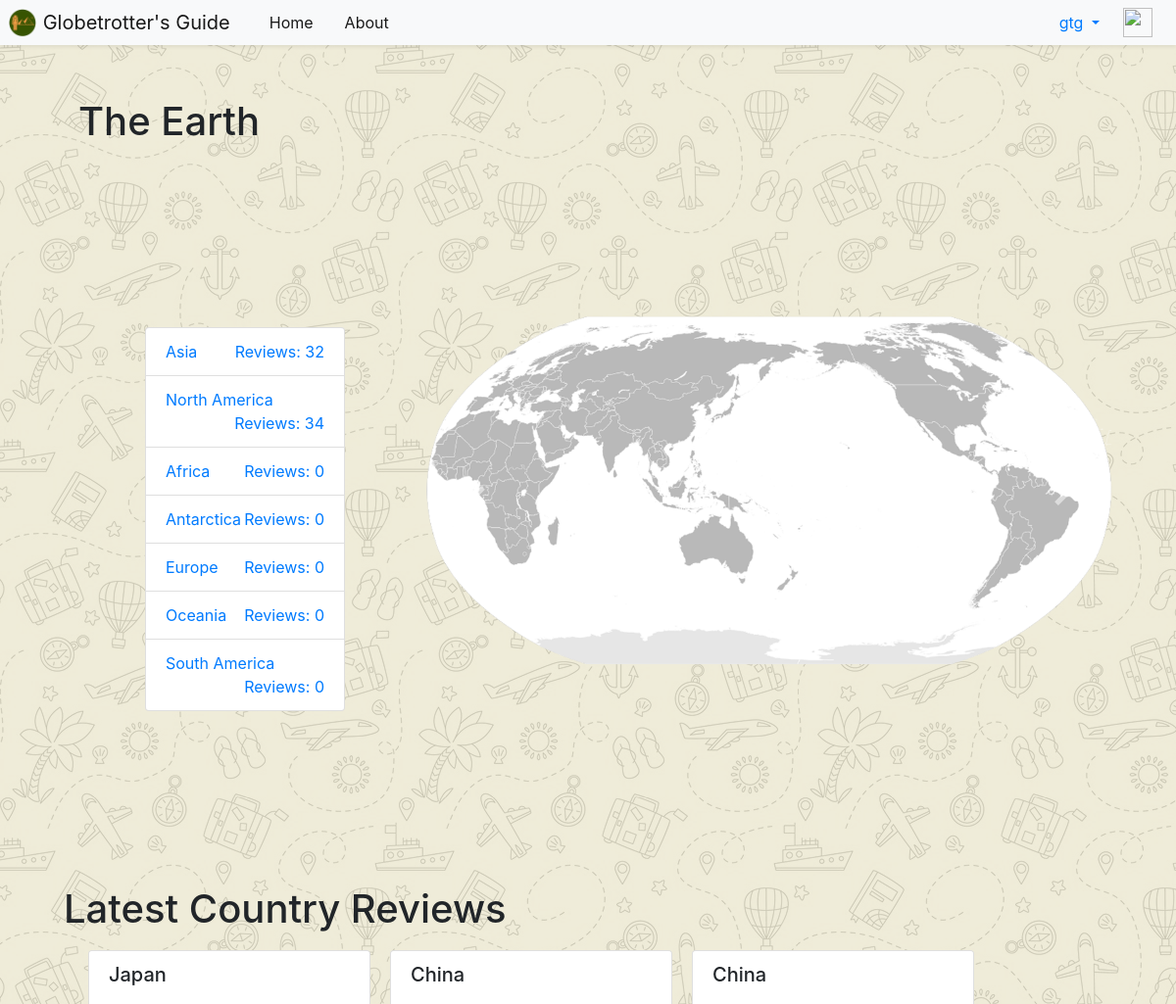
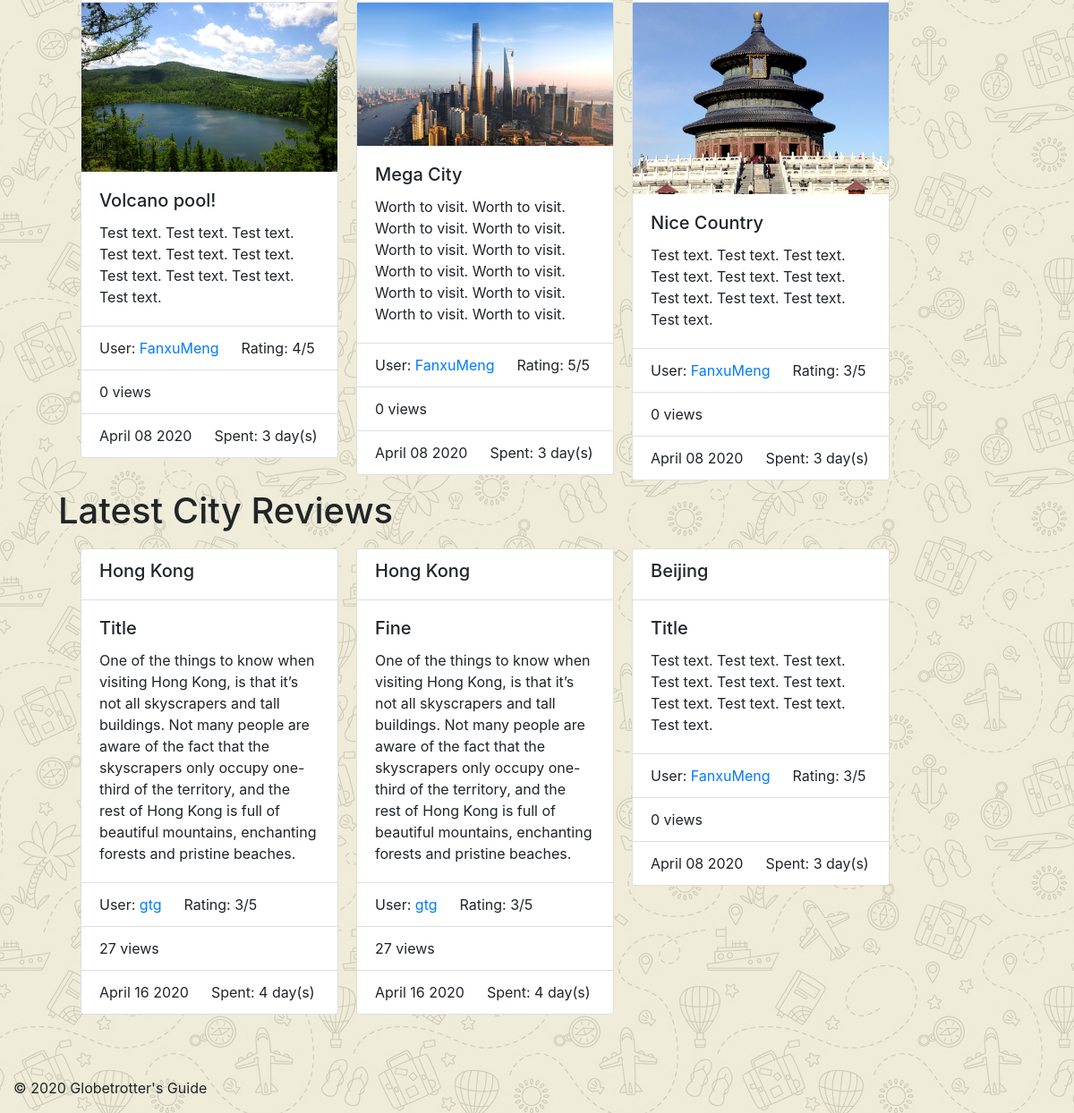
Page /GlobetrottersGuide/ (signed in) on the committed database (2 pictures, top to bottom).
### GlobetrottersGuide/models.py (models this page shows, shortened)
class Continent(models.Model):
    NAME_MAX_LENGTH = 128
    name = models.CharField(max_length=128, unique=True)
    likes = models.IntegerField(default=0)
    views = models.IntegerField(default=0)
    slug = models.SlugField(unique=True)
    reviewNum = 0

class countryReview(models.Model):
    TEXT_MAX_LENGTH = 2000
    RATING_CHOICES = (
        (1, '1'),
        (2, '2'),
        (3, '3'),
        (4, '4'),
        (5, '5'),
    )
    user = models.ForeignKey(User, on_delete=models.CASCADE)
    belong_country = models.ForeignKey(Country, on_delete=models.CASCADE)
    publish_date = models.DateTimeField('date published')
    views = models.IntegerField(default=0)
    likes = models.IntegerField(default=0)
    timeSpent = models.DurationField(blank=False)
    image = models.ImageField(upload_to='review_images', blank=True)
    title = models.CharField(max_length=128, default='Title')
    text = models.TextField(max_length=2000, blank=False)
    rating = models.IntegerField(choices=RATING_CHOICES)

class Country(models.Model):
    NAME_MAX_LENGTH = 128
    continent = models.ForeignKey(Continent, on_delete=models.CASCADE)
    name = models.CharField(max_length=128, unique=True)
    views = models.IntegerField(default=0)
    likes = models.IntegerField(default=0)
    flag = models.ImageField(upload_to='flags',blank=True)
    slug = models.SlugField(unique=True)
    reviewNum = 0
    def getContinentSlug(self):
        return self.continent.slug
    class Meta:
        verbose_name_plural = 'Countries'

class cityReview(models.Model):
    TEXT_MAX_LENGTH = 2000
    RATING_CHOICES = (
        (1, '1'),
        (2, '2'),
        (3, '3'),
        (4, '4'),
        (5, '5'),
    )
    user = models.ForeignKey(User, on_delete=models.CASCADE)
    belong_city = models.ForeignKey(City, on_delete=models.CASCADE)
    publish_date = models.DateTimeField('date published')
    views = models.IntegerField(default=0)
    likes = models.IntegerField(default=0)
    timeSpent = models.DurationField(blank=False)
    image = models.ImageField(upload_to='review_images', blank=True)
    title = models.CharField(max_length=128, default='Title')
    text = models.TextField(max_length=2000, blank=False)
    rating = models.IntegerField(choices=RATING_CHOICES)

class City(models.Model):
    NAME_MAX_LENGTH = 128
    country = models.ForeignKey(Country, on_delete=models.CASCADE)
    name = models.CharField(max_length=128, unique=True)
    views = models.IntegerField(default=0)
    likes = models.IntegerField(default=0)
    slug = models.SlugField(unique=True)
    reviewNum = 0
    def getCountry(self):
        return self.country
    class Meta:
        verbose_name_plural = 'Cities'

### GlobetrottersGuide/views.py (the view)
# urls.py: path('',views.home, name='HomePage'),
def home(request):
    context_dict = {}
    try:
        continent_list = Continent.objects.order_by('-likes')
        country_review_list = countryReview.objects.order_by('-publish_date')[:3]
        city_review_list = cityReview.objects.order_by('-publish_date')[:3]
        context_dict['continents'] = continent_list
        context_dict['country_reviews'] = country_review_list
        context_dict['city_reviews'] = city_review_list
        for continent in continent_list:
            continent.reviewNum = getContinentReviewNum(continent.slug)
    except Continent.DoesNotExist:
        context_dict['continents'] = None
        context_dict['country_reviews'] = None
        context_dict['city_reviews'] = None
    return render(request, 'GlobetrottersGuide/home.html', context=context_dict)

### GlobetrottersGuide/views.py (called while the page is built)
def getContinentReviewNum(continent_slug):
    count = 0
    for review in cityReview.objects.all():
        if review.belong_city.getCountry().getContinentSlug() == continent_slug:
            count+=1
    for review in countryReview.objects.all():
        if review.belong_country.getContinentSlug() == continent_slug:
            count+=1
    return count

### templates/GlobetrottersGuide/home.html (shortened to what this page needs)
<!DOCTYPE html>
{% extends 'GlobetrottersGuide/base.html' %}
{% load staticfiles %}
{% load gtg_template_tags %}
{%block title_block %}
    <h1>The Earth</h1>
{% endblock %}
{% block body_block %}
    <div class="row">
        <div class="col">
            <ul class="list-group" style="margin:178px auto 178px auto;width:60%">
                {% if continents %}
                    {% for continent in continents %}
                    <li class="list-group-item">
                        <a href="{% url 'GlobetrottersGuide:continent' continent.slug %}">{{ continent.name }}<span style="float:right">Reviews: {{ continent.reviewNum }}</span>
                        </a>
                    </li>
                    {% endfor %}
                {% else %}
                    <li class="list-group-item">There is no continent in database.</li>
                {% endif %}
            </ul>
        </div>
        <div id="carouselExampleControls" class="carousel slide" data-ride="carousel" style="width:700px;height:700px;">
            <div class="carousel-inner">
                <div class="carousel-item active">
                  <img src="{% static 'continent/worldmap-1.png' %}" class="d-block w-100" alt="">
                </div>
            </div>
              <a class="carousel-control-prev" href="#carouselExampleControls" role="button" data-slide="prev">
                <span class="carousel-control-prev-icon" aria-hidden="true"></span>
              </a>
              <a class="carousel-control-next" href="#carouselExampleControls" role="button" data-slide="next">
                <span class="carousel-control-next-icon" aria-hidden="true"></span>
              </a>
        </div>
    </div>
    <div class="row" style="width:100%;">
    <h1>Latest Country Reviews</h1>
    </div>
    {% if country_reviews or city_reviews %}
    {% for review in country_reviews %}
        <div class="card" style="width: 18rem;margin:10px;float:left;">
            <ul class="list-group list-group-flush">
                <li class="list-group-item">
                    <h5>{{ review.belong_country.name }}</h5>
                </li>
            </ul>
            {% if review.image %}
            <img src="{{ review.image.url }}" class="card-img-top" alt="No Image">
            {% endif %}
            <div class="card-body">
                <h5 class="card-title">{{ review.title }}</h5>
                <p class="card-text">{{ review.text }}</p>
            </div>
            <ul class="list-group list-group-flush">
                <li class="list-group-item">
                    User:
                    <a href="{% url 'GlobetrottersGuide:UserProfile' review.user.username %}">{{ review.user.username }}</a>
                    &emsp; Rating: {{ review.rating }}/5
                </li>
                <li class="list-group-item">{{ review.views }} views</li>
                <li class="list-group-item">{{ review.publish_date | date:"F d Y" }} &emsp; Spent: {{ review.timeSpent.days }} day(s)</li>
            </ul>
        </div>
    {% endfor %}
    {% else %}
    <p style="float:left;margin:10px"><h2>No one has reviewed any country yet.</h2></p>
    {% endif %}
    <div class="row" style="width:100%;">
    <h1>Latest City Reviews</h1>
    </div>
    {% if city_reviews %}
        {% for review in city_reviews %}
        <div class="card" style="width: 18rem;margin:10px;float:left;">
            <ul class="list-group list-group-flush">
                <li class="list-group-item">
                    <h5>{{ review.belong_city.name }}</h5>
                </li>
            </ul>
            <div class="card-body">
                <h5 class="card-title">{{ review.title }}</h5>
                <p class="card-text">{{ review.text }}</p>
            </div>
            <ul class="list-group list-group-flush">
                <li class="list-group-item">
                    User:
                    <a href="{% url 'GlobetrottersGuide:UserProfile' review.user.username %}">{{ review.user.username }}</a>
                    &emsp; Rating: {{ review.rating }}/5
                </li>
                <li class="list-group-item">{{ review.views }} views &emsp; </li>
                <li class="list-group-item">{{ review.publish_date | date:"F d Y" }} &emsp; Spent: {{ review.timeSpent.days }} day(s)</li>
            </ul>
        </div>
    {% endfor %}
    {% else %}
        <p style="float:left;margin:10px"><h2>No one has reviewed any city yet.</h2></p>
    {% endif %}
{% endblock %}

### templates/GlobetrottersGuide/base.html (shortened to what this page needs)
<!DOCTYPE html>
{% load staticfiles %}
{% load gtg_template_tags %}
<html lang="en">
    <head>
    <link href="https://getbootstrap.com/docs/4.2/dist/css/bootstrap.min.css" rel="stylesheet">
    <link href="{%  static 'css/base-style.css' %}" rel="stylesheet">
    </head>
    <body>
        <header>
            <nav class="navbar navbar-expand-md navbar-light fixed-top bg-light p-0 shadow-sm">
                <a class="navbar-brand p-2" href="{% url 'GlobetrottersGuide:HomePage' %}">
                    <img src="{% static 'images/gtg_logo.ico' %}" width="30" height="30" class="d-inline-block align-top" alt="">
                    Globetrotter's Guide
                </a>
                    <div class="collapse navbar-collapse" id="navbarNavDropdown">
                        <ul class="navbar-nav mr-auto">
                            <li class="nav-item active"><a class="nav-link" style="padding:8px 16px 8px 16px;" href="{% url 'GlobetrottersGuide:HomePage' %}">Home</a></li>
                            <li class="nav-item active"><a class="nav-link" style="padding:8px 16px 8px 16px;" href="{% url 'GlobetrottersGuide:about' %}">About</a></li>
                        </ul>
                        {% if user.is_authenticated %}
                            <ul class="nav-item dropdown" style="margin:0;padding:0;">
                                <a class="nav-link dropdown-toggle" href="#" data-toggle="dropdown"
                                   aria-labelledby="navbarDropdownMenuLink" role="button">{{ user.username }}
                                </a>
                            </ul>
                            <a class="navbar-brand p-2" href="{% url 'GlobetrottersGuide:UserProfile' user.username %}">
                            <img src="{{ userProfile.picture.url }}" width="30" height="30" class="d-inline-block align-top" alt="">
                            </a>
                        {% else %}
                            <div style="position:relative; right:50px">
                            <a class="btn btn-outline-success" href="{% url 'auth_login' %}" style="margin:10px 0px 10px 70px" >Login</a>
                            <a class="btn btn-outline-primary" href="{% url 'registration_register' %}" style="margin: 10px 20px 10px 0px;" >Sign up</a>
                            </div>
                        {% endif %}
                    </div>
            </nav>
        </header>
        <div class="container-fluid">
            <div class="row" style="margin: 100px 50px 100px 50px;">
                <main role="main" class="col-md">
                    {% block title_block %}{% endblock %}
                    {% block body_block %}{% endblock %}
                </main>
            </div>
        </div>
        <div>
            <footer class="container" style="position:fixed;bottom:0"><p>&copy; 2020 Globetrotter's Guide </p></footer>
        </div>
    </body>
</html>

### static/css/base-style.css (style rules this page uses)
body { background-image: url("background-bwy.png"); background-color: #cccccc; }

### rows in the picture
Continent: name "Asia", reviewNum "32"
Continent: name "North America", reviewNum "34"
Continent: name "Africa", reviewNum "0"
Continent: name "Antarctica", reviewNum "0"
Continent: name "Europe", reviewNum "0"
Continent: name "Oceania", reviewNum "0"
Continent: name "South America", reviewNum "0"
countryReview: belong_country.name "Japan", image (picture), title "Volcano pool!", text "Test text. Test text. Test text. Test text. Test text. Test text. Test text. Test text. Test text. Test text.", user.username "FanxuMeng", rating "4", views "0", publish_date "April 08 2020", timeSpent.days "3"
countryReview: belong_country.name "China", image (picture), title "Mega City", text "Worth to visit. Worth to visit. Worth to visit. Worth to visit. Worth to visit. Worth to visit. Worth to visit. Worth to visit. Worth to visit. Worth to visit. Worth to visit. Worth to visit.", user.username "FanxuMeng", rating "5", views "0", publish_date "April 08 2020", timeSpent.days "3"
countryReview: belong_country.name "China", image (picture), title "Nice Country", text "Test text. Test text. Test text. Test text. Test text. Test text. Test text. Test text. Test text. Test text.", user.username "FanxuMeng", rating "3", views "0", publish_date "April 08 2020", timeSpent.days "3"
cityReview: belong_city.name "Hong Kong", title "Title", text "One of the things to know when visiting Hong Kong, is that it’s not all skyscrapers and tall buildings. Not many people are aware of the fact that the skyscrapers only occupy one-third of the territory, and the rest of Hong Kong is full of beautiful mountains, enchanting forests and pristine beaches.", user.username "gtg", rating "3", views "27", publish_date "April 16 2020", timeSpent.days "4"
cityReview: belong_city.name "Hong Kong", title "Fine", text "One of the things to know when visiting Hong Kong, is that it’s not all skyscrapers and tall buildings. Not many people are aware of the fact that the skyscrapers only occupy one-third of the territory, and the rest of Hong Kong is full of beautiful mountains, enchanting forests and pristine beaches.", user.username "gtg", rating "3", views "27", publish_date "April 16 2020", timeSpent.days "4"
cityReview: belong_city.name "Beijing", title "Title", text "Test text. Test text. Test text. Test text. Test text. Test text. Test text. Test text. Test text. Test text.", user.username "FanxuMeng", rating "3", views "0", publish_date "April 08 2020", timeSpent.days "3"

### other values in the picture
{{ user.username }} "gtg"
